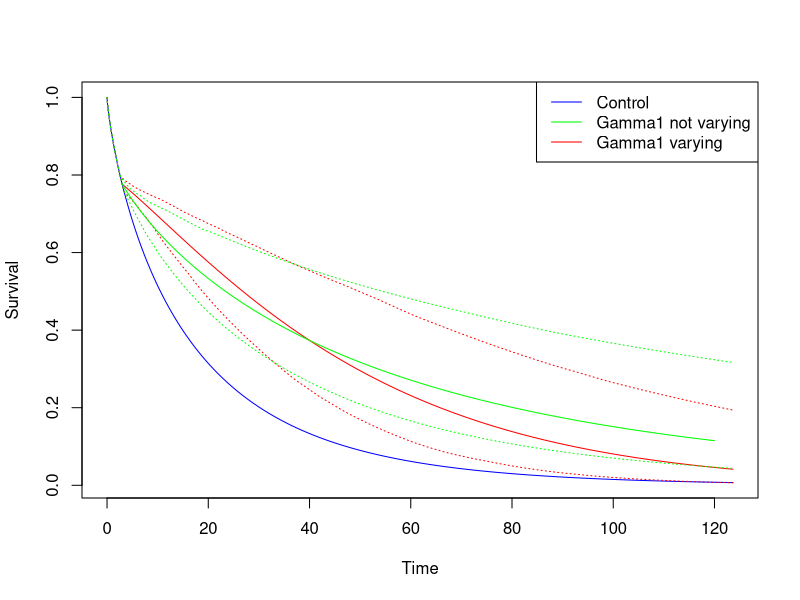
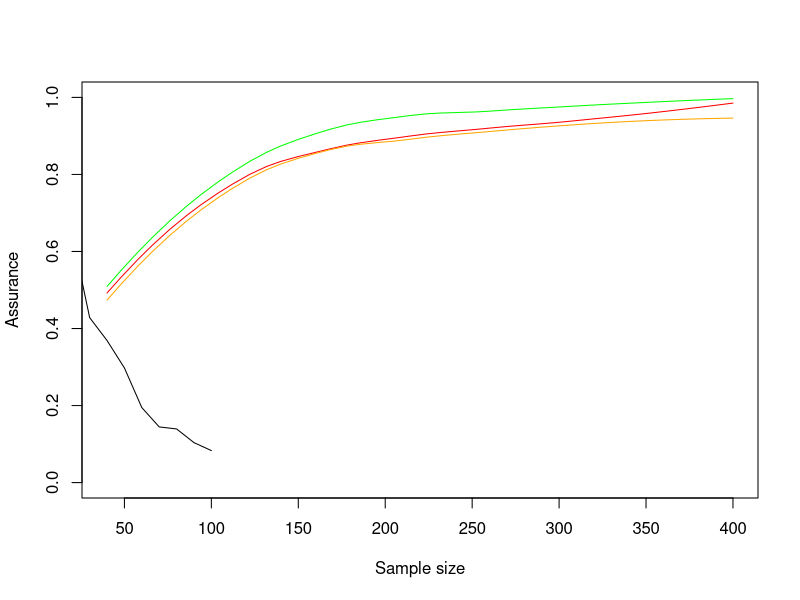

Recreate these plots in R, in order.

library(nleqslv)
library(survival)


# Uncertainty -------------------------------------------------------------

#Plotting the control 
bigT <- 3
lambda2 <- 0.06
gamma2 <- 0.8

lambda1 <- 0.02
gamma1 <- 1.2

chosenLength <- 60

controltime <- seq(0, exp((1.527/gamma2)-log(lambda2))*1.1, by=0.01)
controlsurv <- exp(-(lambda2*controltime)^gamma2)
plot(controltime, controlsurv, type="l", col="blue", ylab="Survival", xlab = "Time")

#Plotting the median treatment lines

#This situation is where gamma1 is allowed to vary (we are using this as a control - for example a clinician might think this is appropriate 
#so we are seeing what we are losing by enforcing gamma1 = gamma2)

treatmenttime <- seq(bigT, exp((1.527/gamma2)-log(lambda2))*1.1, by=0.01)
treatmentsurv <- exp(-(lambda2*bigT)^gamma2 - lambda1^gamma1*(treatmenttime^gamma1-bigT^gamma1))

lines(treatmenttime, treatmentsurv, col="red")

#Calculating the confidence intervals in this situation
lambda2 <- 0.06
gamma2 <- 0.8

bigTVec <- rnorm(500, 3, sd = sqrt(0.1))
lambda1vec <- rnorm(500, 0.02, sd = sqrt(0.00005))
gamma1vec <- rnorm(500, 1.2, sd = sqrt(0.01))

time <- seq(0, exp((1.527/gamma2)-log(lambda2))*1.1, by=0.01)
SimMatrix <- matrix(NA, nrow = 500, ncol=length(time))

for (i in 1:500){
  bigT <- bigTVec[i]
  lambda1 <- lambda1vec[i]
  gamma1 <- gamma1vec[i]
  
  controltime <- seq(0, bigT, by=0.01)
  controlsurv <- exp(-(lambda2*controltime)^gamma2)
  
  treatmenttime <- seq(bigT, exp((1.527/gamma2)-log(lambda2))*1.1, by=0.01)
  treatmentsurv <- exp(-(lambda2*bigT)^gamma2 - lambda1^gamma1*(treatmenttime^gamma1-bigT^gamma1))
  
  timecombined <- c(controltime, treatmenttime)[1:length(time)]
  survcombined <- c(controlsurv, treatmentsurv)[1:length(time)]
  
  
  SimMatrix[i,] <- survcombined
  
}

lowerbound <- rep(NA, length(time))
upperbound <- rep(NA, length(time))
for (j in 1:length(time)){
  lowerbound[j] <- quantile(SimMatrix[,j], 0.1, na.rm = T)
  upperbound[j] <- quantile(SimMatrix[,j], 0.9, na.rm = T)
}

lines(time, lowerbound, col="red", lty=3)
lines(time, upperbound, col="red", lty=3)


#Resetting gamma1 and lambda1
#This is now the situation where we are optimising the treatment curve - but we are not allowing gamma1 to vary anymore

gamma1 <- 1.2
lambda1 <- 0.02 


treatmenttime <- seq(3, chosenLength)
treatmentsurv <- exp(-(lambda2*3)^gamma2 - lambda1^gamma1*(treatmenttime^gamma1-3^gamma1))

optimfunc1 <- function(par){
  diff <- 0
  for (i in 1:length(treatmenttime)){
    y <- exp(-(lambda2*3)^gamma2 - par^gamma2*(treatmenttime[i]^gamma2-3^gamma2))
    diff <- diff + (y - treatmentsurv[i])^2
  }
  return(diff)
}

#We are finding the lambda1 which corresponds to the closest median treatment curve as above
optimoutput1 <-  optimize(f = optimfunc1, interval = c(0,1))$minimum

treatmenttime1 <- seq(3, 120, by=0.01)
treatmentsurv1 <- exp(-(lambda2*3)^gamma2 - 0.02^gamma2*(treatmenttime1^gamma2-3^gamma2))

lines(treatmenttime1, treatmentsurv1, col="green")

#Calculating the confidence intervals for this situation where gamma1 = gamma2
lambda2 <- 0.06
gamma2 <- 0.8

bigTVec <- rnorm(500, 3, sd = sqrt(0.1))
lambda1vec <- rnorm(500, optimoutput1, sd = sqrt(0.0001))

gamma1 <- gamma2

time <- seq(0, exp((1.527/gamma2)-log(lambda2))*1.1, by=0.01)
SimMatrix1 <- matrix(NA, nrow = 500, ncol=length(time))

for (i in 1:500){
  bigT <- bigTVec[i]
  lambda1 <- lambda1vec[i]
  
  controltime <- seq(0, bigT, by=0.01)
  controlsurv <- exp(-(lambda2*controltime)^gamma2)
  
  treatmenttime <- seq(bigT, exp((1.527/gamma2)-log(lambda2))*1.1, by=0.01)
  treatmentsurv <- exp(-(lambda2*bigT)^gamma2 - lambda1^gamma1*(treatmenttime^gamma1-bigT^gamma1))
  
  timecombined <- c(controltime, treatmenttime)[1:length(time)]
  survcombined <- c(controlsurv, treatmentsurv)[1:length(time)]
  
  
  SimMatrix1[i,] <- survcombined
  
}

lowerbound <- rep(NA, length(time))
upperbound <- rep(NA, length(time))
for (j in 1:length(time)){
  lowerbound[j] <- quantile(SimMatrix1[,j], 0.1, na.rm = T)
  upperbound[j] <- quantile(SimMatrix1[,j], 0.9, na.rm = T)
}

lines(time, lowerbound, col= "green", lty=3)
lines(time, upperbound,col= "green", lty=3)

legend("topright", legend = c("Control", "Gamma1 not varying", "Gamma1 varying"), col=c("blue", "green", "red"), lty=1)

# Assurance ---------------------------------------------------------------

#The only one we will have access to is the green simulation lines
#SimMatrix1

#We calculate assurance for the situation where gamma1 is allowed to vary
#We would not normally know this - but we are calculating as a benchmark

lambda2 <- 0.06
gamma2 <- 0.8

assFunc <- function(n1, n2){
  assvec <- rep(NA, 100)
  for (i in 1:100){
    bigT <- rnorm(1, 3, sd = sqrt(0.1))
    lambda1 <- rnorm(1, 0.02, sd = sqrt(0.00005))
    gamma1 <- rnorm(1, 1.2, sd = sqrt(0.01))
    
    controldata <- data.frame(time = rweibull(n1, gamma2, 1/lambda2))
    
    CP <- exp(-(lambda2*bigT)^gamma2)[[1]]
    u <- runif(n2)
    
    suppressWarnings(z <- ifelse(u>CP, (1/lambda2)*exp(1/gamma2*log(-log(u))), exp((1/gamma1)*log(1/(lambda1^gamma1)*(-log(u)-(lambda2*bigT)^gamma2+lambda1^gamma1*bigT*gamma1)))))
    
    DataCombined <- data.frame(time = c(controldata$time, z),
                               group = c(rep("Control", n1), rep("Treatment", n2)))
    
    
    DataCombined$cens <- DataCombined$time < chosenLength
    
    DataCombined$cens <- DataCombined$cens*1
    
    test <- survdiff(Surv(time, cens)~group, data = DataCombined)
    assvec[i] <- test$chisq > qchisq(0.95, 1)
  }
  mean(assvec)
}


n1vec <- floor(seq(20, 200, length=40))
n2vec <- floor(seq(20, 200, length=40))

assVec <- rep(NA, length(n1vec))
for (i in 1:length(assVec)){
  assVec[i] <- assFunc(n1vec[i], n2vec[i])
}

ssvec <- n1vec + n2vec

asssmooth <- loess(assVec~ssvec)

plot(ssvec, predict(asssmooth), type="l", ylim=c(0,1), xlab="Sample size", ylab="Assurance", col="red")

#Now do the situation where we do not allow gamma1 to vary in the elicitation
#This is the calculation we have been doing thus far

gamma1 <- gamma2

assFunc <- function(n1, n2){
  assvec <- rep(NA, 100)
  for (i in 1:100){
    bigT <- rnorm(1, 3, sd = sqrt(0.1))
    lambda1 <- rnorm(1, optimoutput1, sd = sqrt(0.00005))
    
    
    controldata <- data.frame(time = rweibull(n1, gamma2, 1/lambda2))
    
    CP <- exp(-(lambda2*bigT)^gamma2)[[1]]
    u <- runif(n2)
    
    suppressWarnings(z <- ifelse(u>CP, (1/lambda2)*exp(1/gamma2*log(-log(u))), exp((1/gamma1)*log(1/(lambda1^gamma1)*(-log(u)-(lambda2*bigT)^gamma2+lambda1^gamma1*bigT*gamma1)))))
    
    DataCombined <- data.frame(time = c(controldata$time, z),
                               group = c(rep("Control", n1), rep("Treatment", n2)))
    
    
    DataCombined$cens <- DataCombined$time < chosenLength
    
    DataCombined$cens <- DataCombined$cens*1
    
    test <- survdiff(Surv(time, cens)~group, data = DataCombined)
    assvec[i] <- test$chisq > qchisq(0.95, 1)
  }
  mean(assvec)
}

n1vec <- floor(seq(20, 200, length=40))
n2vec <- floor(seq(20, 200, length=40))

assVec <- rep(NA, length(n1vec))
for (i in 1:length(assVec)){
  assVec[i] <- assFunc(n1vec[i], n2vec[i])
}

ssvec <- n1vec + n2vec

asssmooth <- loess(assVec~ssvec)

lines(ssvec, predict(asssmooth), col = "green")


# Flexible ----------------------------------------------------------------

#We can look at more flexible models to calculate assurance
#In this situation we have enforced gamma1 = gamma2 in the elicitation
#But we can pick two time-points and sample the treatment curves from these
#Then fit a Weibull parameterisation where gamma1 does not equal gamma2

#This section shows what goes on behind the scenes 

# timechosen1 <- 20
# timechosen2 <- 50
# 
# sampledpoint1 <- sample(na.omit(SimMatrix1[,which(time==timechosen1)]), 1)
# sampledpoint2 <- sample(na.omit(SimMatrix1[,which(time==timechosen2)]), 1)
# 
# points(timechosen1, sampledpoint1, pch=19)
# points(timechosen2, sampledpoint2, pch=19)
# 
# dslnex <- function(x) {
#   y <- numeric(2)
#   y[1] <- exp(-(lambda2*bigT)^gamma2-x[1]^x[2]*(timechosen1^x[2]-bigT^x[2])) - sampledpoint1
#   y[2] <- exp(-(lambda2*bigT)^gamma2-x[1]^x[2]*(timechosen2^x[2]-bigT^x[2])) - sampledpoint2
#   y
# }
# 
# 
# xstart <- c(0.05,1)
# 
# output <- nleqslv(xstart, dslnex)
# 
# lambda1 <- output$x[1]
# gamma1 <- output$x[2]
# 
# 
# treatmenttime <- seq(bigT, exp((1.527/gamma2)-log(lambda2))*1.1, by=0.01)
# treatmentsurv <- exp(-(lambda2*bigT)^gamma2 - lambda1^gamma1*(treatmenttime^gamma1-bigT^gamma1))
# 
# lines(treatmenttime, treatmentsurv, col="yellow")

#This section does the same as above but calculates assurance in this case
#Picks two random y points at t=20 and t=50 and then draws a survival curve according to this
#Performs a log-rank test with these data


timechosen1 <- 20
timechosen2 <- 50

assFunc <- function(n1, n2){
  assvec <- rep(NA, 100)
  for (i in 1:100){
    sampledpoint1 <- sample(na.omit(SimMatrix1[,which(time==timechosen1)]), 1)
    sampledpoint2 <- sample(na.omit(SimMatrix1[,which(time==timechosen2)]), 1)
    
    bigT <- rnorm(1, 3, sd = sqrt(0.1))
    
    dslnex <- function(x) {
      y <- numeric(2)
      y[1] <- exp(-(lambda2*bigT)^gamma2-x[1]^x[2]*(timechosen1^x[2]-bigT^x[2])) - sampledpoint1
      y[2] <- exp(-(lambda2*bigT)^gamma2-x[1]^x[2]*(timechosen2^x[2]-bigT^x[2])) - sampledpoint2
      y
    }
    
    
    xstart <- c(0.05,1)
    
    output <- nleqslv(xstart, dslnex)
    
    lambda1 <- output$x[1]
    gamma1 <- output$x[2]
    
    controldata <- data.frame(time = rweibull(n1, gamma2, 1/lambda2))
    
    CP <- exp(-(lambda2*bigT)^gamma2)[[1]]
    u <- runif(n2)
    
    suppressWarnings(z <- ifelse(u>CP, (1/lambda2)*exp(1/gamma2*log(-log(u))), exp((1/gamma1)*log(1/(lambda1^gamma1)*(-log(u)-(lambda2*bigT)^gamma2+lambda1^gamma1*bigT*gamma1)))))
    
    DataCombined <- data.frame(time = c(controldata$time, z),
                               group = c(rep("Control", n1), rep("Treatment", n2)))
    
    DataCombined$cens <- DataCombined$time < chosenLength
    
    DataCombined$cens <- DataCombined$cens*1
    
    test <- survdiff(Surv(time, cens)~group, data = DataCombined)
    assvec[i] <- test$chisq > qchisq(0.95, 1)
  }
  mean(assvec)
}

n1vec <- floor(seq(20, 200, length=40))
n2vec <- floor(seq(20, 200, length=40))

assVec <- rep(NA, length(n1vec))
for (i in 1:length(assVec)){
  assVec[i] <- assFunc(n1vec[i], n2vec[i])
}

ssvec <- n1vec + n2vec

asssmooth <- loess(assVec~ssvec)

lines(ssvec, predict(asssmooth), col = "orange")


##Now we need to do the non parametric case
#We split the x-axis up into 20 slices, from 20 to 60?
#Uniformly sample from the slice between the 0.1 and 0.9 confidence intervals
#Make it a monotonically decreasing function by bounding it above by the previous y value sampled


#Show it on a graph to ensure we are doing the right thing throughout

xvec <- seq(20, 100, by=10)
yvec <- rep(NA, length(xvec))

yvec[1] <- runif(1, min = quantile(na.omit(SimMatrix1[,which(time==xvec[1])]), 0.1), max = quantile(na.omit(SimMatrix1[,which(time==xvec[1])]), 0.9))

for (i in 2:length(xvec)){
  yvec[i] <- runif(1, min = quantile(na.omit(SimMatrix1[,which(time==xvec[i])]), 0.1), max =  yvec[i-1])
}


lines(xvec, yvec)
